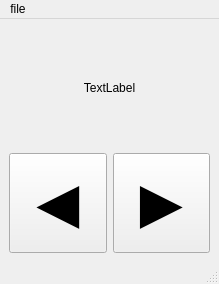
<?xml version="1.0" encoding="UTF-8"?>
<ui version="4.0">
 <class>MainWindow</class>
 <widget class="QMainWindow" name="MainWindow">
  <property name="geometry">
   <rect>
    <x>0</x>
    <y>0</y>
    <width>219</width>
    <height>284</height>
   </rect>
  </property>
  <property name="windowTitle">
   <string>MainWindow</string>
  </property>
  <widget class="QWidget" name="centralwidget">
   <layout class="QVBoxLayout" name="verticalLayout_2">
    <item>
     <layout class="QVBoxLayout" name="verticalLayout">
      <item>
       <widget class="QLabel" name="label">
        <property name="sizePolicy">
         <sizepolicy hsizetype="Preferred" vsizetype="Preferred">
          <horstretch>0</horstretch>
          <verstretch>1</verstretch>
         </sizepolicy>
        </property>
        <property name="minimumSize">
         <size>
          <width>100</width>
          <height>100</height>
         </size>
        </property>
        <property name="text">
         <string>TextLabel</string>
        </property>
        <property name="alignment">
         <set>Qt::AlignCenter</set>
        </property>
       </widget>
      </item>
      <item>
       <layout class="QHBoxLayout" name="horizontalLayout">
        <item>
         <widget class="QPushButton" name="pushButton_2">
          <property name="minimumSize">
           <size>
            <width>0</width>
            <height>100</height>
           </size>
          </property>
          <property name="font">
           <font>
            <pointsize>42</pointsize>
           </font>
          </property>
          <property name="text">
           <string>◀</string>
          </property>
         </widget>
        </item>
        <item>
         <widget class="QPushButton" name="pushButton">
          <property name="minimumSize">
           <size>
            <width>0</width>
            <height>100</height>
           </size>
          </property>
          <property name="font">
           <font>
            <pointsize>42</pointsize>
           </font>
          </property>
          <property name="text">
           <string>▶</string>
          </property>
         </widget>
        </item>
       </layout>
      </item>
     </layout>
    </item>
   </layout>
  </widget>
  <widget class="QMenuBar" name="menubar">
   <property name="geometry">
    <rect>
     <x>0</x>
     <y>0</y>
     <width>219</width>
     <height>26</height>
    </rect>
   </property>
   <widget class="QMenu" name="menufile">
    <property name="title">
     <string>file</string>
    </property>
    <addaction name="actionopen_folder"/>
   </widget>
   <addaction name="menufile"/>
  </widget>
  <widget class="QStatusBar" name="statusbar"/>
  <action name="actionopen_folder">
   <property name="text">
    <string>open folder</string>
   </property>
  </action>
 </widget>
 <resources/>
 <connections/>
</ui>
